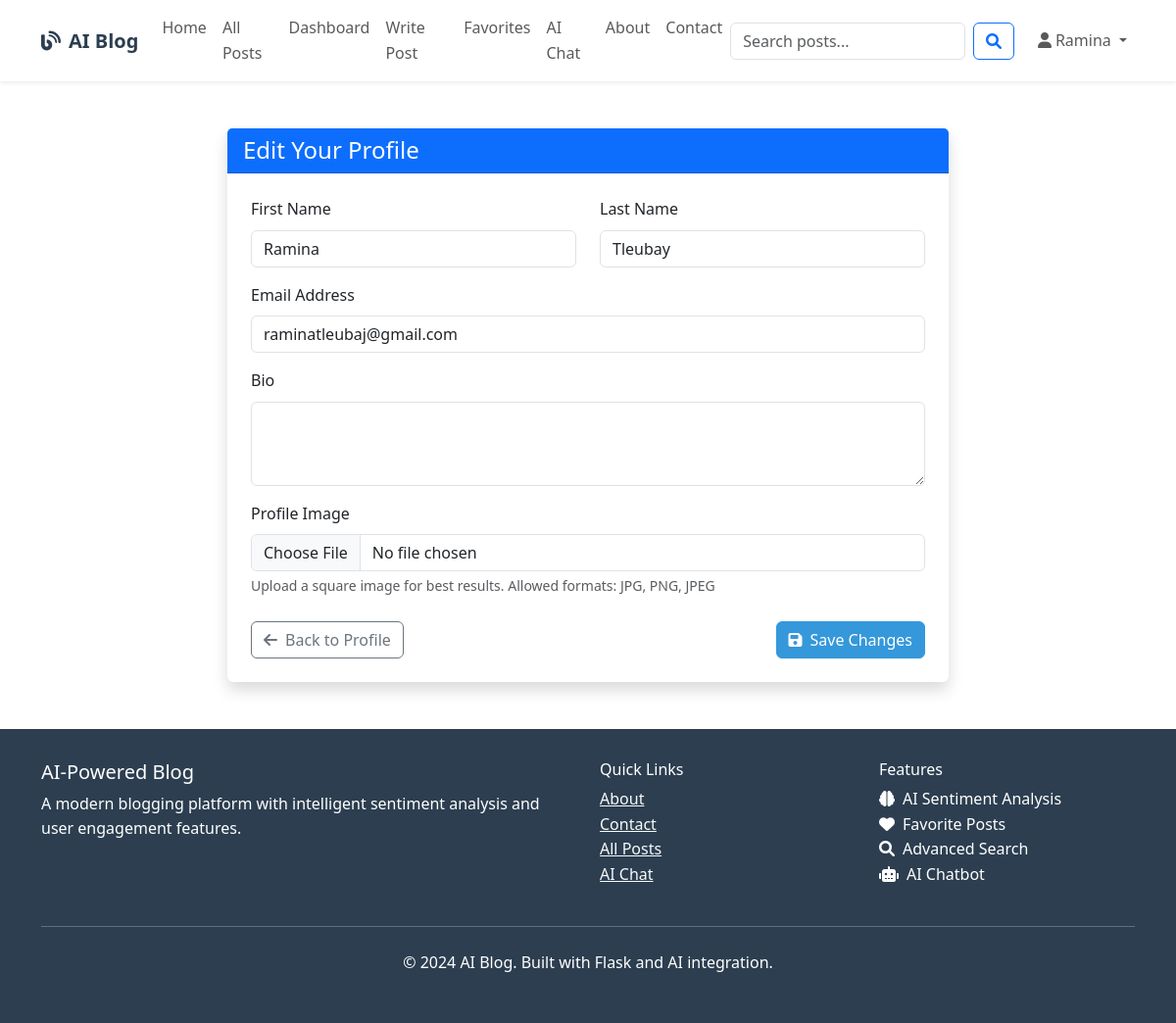
Screenshot of /auth/edit_profile (signed in) with the database file from the repository.
### models.py (models this page shows, shortened)
class User(UserMixin, db.Model):
    id = db.Column(db.Integer, primary_key=True)
    username = db.Column(db.String(80), unique=True, nullable=False)
    email = db.Column(db.String(120), unique=True, nullable=False)
    password_hash = db.Column(db.String(120), nullable=False)
    first_name = db.Column(db.String(50), nullable=False)
    last_name = db.Column(db.String(50), nullable=False)
    bio = db.Column(db.Text)
    profile_image = db.Column(db.String(200), default='default.jpg')
    created_at = db.Column(db.DateTime, default=datetime.utcnow)
    is_active = db.Column(db.Boolean, default=True)
    posts = db.relationship('BlogPost', backref='author', lazy='dynamic', cascade='all, delete-orphan')
    comments = db.relationship('Comment', backref='author', lazy='dynamic', cascade='all, delete-orphan')
    favorites = db.relationship('Favorite', backref='user', lazy='dynamic', cascade='all, delete-orphan')

### blueprints/auth.py (the view)
@auth_bp.route('/edit_profile', methods=['GET', 'POST'])
@login_required
def edit_profile():
    try:
        form = EditProfileForm()
        if form.validate_on_submit():
            try:
                current_user.first_name = form.first_name.data.strip()
                current_user.last_name = form.last_name.data.strip()
                current_user.email = form.email.data.strip().lower()
                current_user.bio = form.bio.data.strip() if form.bio.data else None
                if form.profile_image.data:
                    try:
                        if current_user.profile_image and current_user.profile_image != 'default.jpg':
                            FileHandler.delete_picture(current_user.profile_image, 'profiles')
                        picture_file = FileHandler.save_picture(form.profile_image.data, 'profiles')
                        if picture_file:
                            current_user.profile_image = picture_file
                    except Exception as e:
                        print(f"Image upload error: {e}")
                        flash('Error uploading image. Profile updated without image.', 'warning')
                db.session.commit()
                flash('Your profile has been updated successfully!', 'success')
                return redirect(url_for('auth.profile', user_id=current_user.id))
            except Exception as e:
                db.session.rollback()
                print(f"Profile update error: {e}")
                flash('An error occurred while updating your profile.', 'danger')
        elif request.method == 'GET':
            form.first_name.data = current_user.first_name
            form.last_name.data = current_user.last_name
            form.email.data = current_user.email
            form.bio.data = current_user.bio
        return render_template('auth/edit_profile.html', form=form)
    except Exception as e:
        print(f"Edit profile error: {e}")
        flash('An error occurred loading the edit profile page.', 'danger')
        return redirect(url_for('auth.profile'))

### forms.py (shortened to what this page needs)
class EditProfileForm(FlaskForm):
    first_name = StringField('First Name', validators=[
        DataRequired(message='First name is required'),
        Length(min=2, max=50, message='First name must be between 2 and 50 characters')
    ])
    last_name = StringField('Last Name', validators=[
        DataRequired(message='Last name is required'),
        Length(min=2, max=50, message='Last name must be between 2 and 50 characters')
    ])
    email = StringField('Email', validators=[
        DataRequired(message='Email is required'),
        Email(message='Please enter a valid email address')
    ])
    bio = TextAreaField('Bio', validators=[
        Length(max=500, message='Bio cannot exceed 500 characters')
    ])
    profile_image = FileField('Profile Image', validators=[
        FileAllowed(['jpg', 'png', 'jpeg'], 'Images only!')
    ])
    submit = SubmitField('Save Changes')

### templates/auth/edit_profile.html (shortened to what this page needs)
{% extends "base.html" %}
{% block content %}
<div class="container py-5">
    <div class="row justify-content-center">
        <div class="col-md-8">
            <div class="card shadow">
                <div class="card-header bg-primary text-white">
                    <h4 class="mb-0">Edit Your Profile</h4>
                </div>
                <div class="card-body p-4">
                    <form method="POST" action="{{ url_for('auth.edit_profile') }}" enctype="multipart/form-data">
                        <div class="row mb-3">
                            <div class="col-md-6">
                                <label for="first_name" class="form-label">First Name</label>
                                {{ form.first_name(class="form-control") }}
                            </div>
                            <div class="col-md-6">
                                <label for="last_name" class="form-label">Last Name</label>
                                {{ form.last_name(class="form-control") }}
                            </div>
                        </div>
                        <div class="mb-3">
                            <label for="email" class="form-label">Email Address</label>
                            {{ form.email(class="form-control") }}
                        </div>
                        <div class="mb-3">
                            <label for="bio" class="form-label">Bio</label>
                            {{ form.bio(class="form-control", rows="3") }}
                        </div>
                        <div class="mb-4">
                            <label for="profile_image" class="form-label">Profile Image</label>
                            <div class="input-group">
                                {{ form.profile_image(class="form-control") }}
                            </div>
                            <div class="form-text">Upload a square image for best results. Allowed formats: JPG, PNG, JPEG</div>
                        </div>
                        <div class="d-flex justify-content-between">
                            <a href="{{ url_for('auth.profile') }}" class="btn btn-outline-secondary">
                                <i class="fas fa-arrow-left me-2"></i>Back to Profile
                            </a>
                            <button type="submit" class="btn btn-primary">
                                <i class="fas fa-save me-2"></i>Save Changes
                            </button>
                        </div>
                    </form>
                </div>
            </div>
        </div>
    </div>
</div>
{% endblock %}

### templates/base.html (shortened to what this page needs)
<!DOCTYPE html>
<html lang="en">
<head>
    <link href="https://cdn.jsdelivr.net/npm/bootstrap@5.3.0/dist/css/bootstrap.min.css" rel="stylesheet">
    <link rel="stylesheet" href="https://cdnjs.cloudflare.com/ajax/libs/font-awesome/6.0.0/css/all.min.css">
</head>
<body>
    <nav class="navbar navbar-expand-lg navbar-light bg-white shadow-sm">
        <div class="container">
            <a class="navbar-brand" href="{{ url_for('main.index') }}">
                <i class="fas fa-blog me-2"></i>AI Blog
            </a>
            <div class="collapse navbar-collapse" id="navbarNav">
                <ul class="navbar-nav me-auto">
                    <li class="nav-item">
                        <a class="nav-link" href="{{ url_for('main.index') }}">Home</a>
                    </li>
                    <li class="nav-item">
                        <a class="nav-link" href="{{ url_for('blog.all_posts') }}">All Posts</a>
                    </li>
                    {% if current_user.is_authenticated %}
                    <li class="nav-item">
                        <a class="nav-link" href="{{ url_for('main.dashboard') }}">Dashboard</a>
                    </li>
                    <li class="nav-item">
                        <a class="nav-link" href="{{ url_for('blog.create_post') }}">Write Post</a>
                    </li>
                    <li class="nav-item">
                        <a class="nav-link" href="{{ url_for('main.favorites') }}">Favorites</a>
                    </li>
                    <li class="nav-item">
                        <a class="nav-link" href="{{ url_for('main.chatbot') }}">AI Chat</a>
                    </li>
                    {% endif %}
                    <li class="nav-item">
                        <a class="nav-link" href="{{ url_for('main.about') }}">About</a>
                    </li>
                    <li class="nav-item">
                        <a class="nav-link" href="{{ url_for('main.contact') }}">Contact</a>
                    </li>
                </ul>
                <form class="d-flex me-3" method="GET" action="{{ url_for('main.search') }}">
                    <input class="form-control me-2" type="search" name="query" placeholder="Search posts..."
                           value="{{ request.args.get('query', '') }}">
                    <button class="btn btn-outline-primary" type="submit">
                        <i class="fas fa-search"></i>
                    </button>
                </form>
                <ul class="navbar-nav">
                    {% if current_user.is_authenticated %}
                    <li class="nav-item dropdown">
                        <a class="nav-link dropdown-toggle" href="#" id="navbarDropdown" role="button"
                           data-bs-toggle="dropdown">
                            <i class="fas fa-user me-1"></i>{{ current_user.first_name }}
                        </a>
                    </li>
                    {% endif %}
                </ul>
            </div>
        </div>
    </nav>
    <main>
        {% block content %}{% endblock %}
    </main>
    <footer class="footer mt-auto">
        <div class="container">
            <div class="row">
                <div class="col-md-6">
                    <h5>AI-Powered Blog</h5>
                    <p>A modern blogging platform with intelligent sentiment analysis and user engagement features.</p>
                </div>
                <div class="col-md-3">
                    <h6>Quick Links</h6>
                    <ul class="list-unstyled">
                        <li><a href="{{ url_for('main.about') }}" class="text-light">About</a></li>
                        <li><a href="{{ url_for('main.contact') }}" class="text-light">Contact</a></li>
                        <li><a href="{{ url_for('blog.all_posts') }}" class="text-light">All Posts</a></li>
                        {% if current_user.is_authenticated %}
                        <li><a href="{{ url_for('main.chatbot') }}" class="text-light">AI Chat</a></li>
                        {% endif %}
                    </ul>
                </div>
                <div class="col-md-3">
                    <h6>Features</h6>
                    <ul class="list-unstyled">
                        <li><i class="fas fa-brain me-2"></i>AI Sentiment Analysis</li>
                        <li><i class="fas fa-heart me-2"></i>Favorite Posts</li>
                        <li><i class="fas fa-search me-2"></i>Advanced Search</li>
                        <li><i class="fas fa-robot me-2"></i>AI Chatbot</li>
                    </ul>
                </div>
            </div>
            <hr class="my-4">
            <div class="row">
                <div class="col-md-12 text-center">
                    <p>&copy; 2024 AI Blog. Built with Flask and AI integration.</p>
                </div>
            </div>
        </div>
    </footer>
    <div id="toast-container" class="toast-container position-fixed top-0 end-0 p-3"></div>
</body>
</html>

### templates/base.html (style rules this page uses)
:root { --primary-color: #2c3e50; --secondary-color: #3498db; --accent-color: #e74c3c; --success-color: #27ae60; --warning-color: #f39c12; --light-bg: #f8f9fa; }
body { font-family: 'Segoe UI', Tahoma, Geneva, Verdana, sans-serif; line-height: 1.6; color: #333; }
.navbar-brand { font-weight: bold; color: var(--primary-color) !important; }
.card { border: none; box-shadow: 0 2px 10px rgba(0,0,0,0.1); transition: transform 0.3s ease; }
.btn-primary { background-color: var(--secondary-color); border-color: var(--secondary-color); }
.footer { background-color: var(--primary-color); color: white; padding: 2rem 0; margin-top: 3rem; }

### rows the page displays
User: first_name "Ramina", last_name "Tleubay", email "raminatleubaj@gmail.com"
